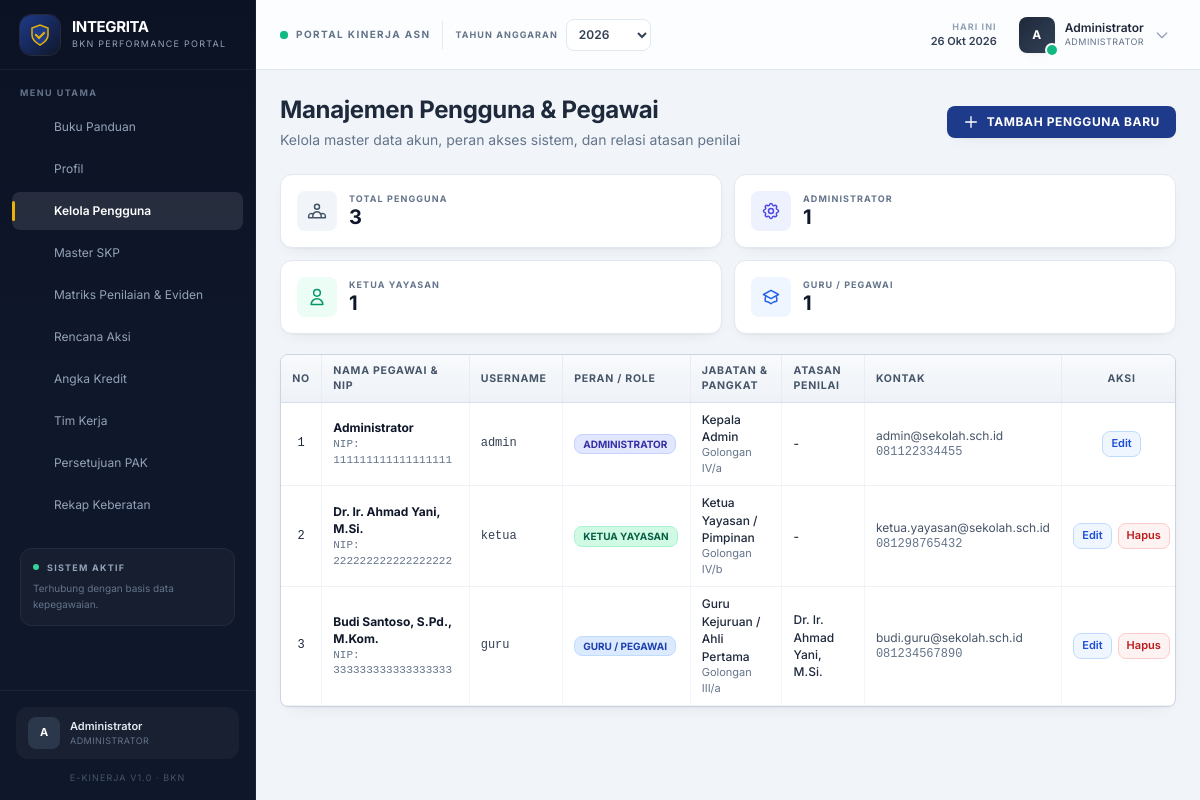
Screenshot of /index.php?page=users_manage&tahun=2026 (signed in) with the database file from the repository.
### tables this page shows
CREATE TABLE IF NOT EXISTS users (
    id INT AUTO_INCREMENT PRIMARY KEY,
    nip VARCHAR(20) NOT NULL UNIQUE,
    username VARCHAR(50) NOT NULL UNIQUE,
    password VARCHAR(255) NOT NULL,
    nama VARCHAR(100) NOT NULL,
    pangkat_golongan VARCHAR(50),
    jabatan VARCHAR(100),
    role ENUM('admin', 'ketua_yayasan', 'guru_pegawai') DEFAULT 'guru_pegawai',
    atasan_id INT NULL,
    email VARCHAR(100) NULL,
    no_hp VARCHAR(30) NULL,
    created_at TIMESTAMP DEFAULT CURRENT_TIMESTAMP,
    FOREIGN KEY (atasan_id) REFERENCES users(id) ON DELETE SET NULL
);

### views/users_manage.php (the view, shortened to what this page needs)
<?php
$stmt = $pdo->query("
    SELECT u.*, a.nama as nama_atasan
    FROM users u
    LEFT JOIN users a ON u.atasan_id = a.id
    ORDER BY u.role ASC, u.nama ASC
");
$all_users = $stmt->fetchAll();
$count_total = count($all_users);
$count_admin = count(array_filter($all_users, static fn($u) => ($u['role'] ?? '') === 'admin'));
$count_ketua = count(array_filter($all_users, static fn($u) => ($u['role'] ?? '') === 'ketua_yayasan'));
$count_guru = count(array_filter($all_users, static fn($u) => ($u['role'] ?? '') === 'guru_pegawai'));
?>
<div class="mb-6 flex flex-col md:flex-row md:items-center md:justify-between gap-4">
    <div>
        <h1 class="text-2xl font-bold text-slate-800">Manajemen Pengguna & Pegawai</h1>
        <p class="text-sm text-slate-500 mt-1">Kelola master data akun, peran akses sistem, dan relasi atasan penilai</p>
    </div>
    <div class="w-full md:w-auto">
        <button onclick="openModalTambahUser()" class="mobile-action bg-[#1e3a8a] text-white hover:bg-blue-800 px-4 py-2 text-xs font-bold uppercase tracking-wider rounded-sm shadow-sm flex items-center gap-2 md:w-auto">
            <svg class="w-4 h-4" fill="none" stroke="currentColor" viewBox="0 0 24 24"><path stroke-linecap="round" stroke-linejoin="round" stroke-width="2" d="M12 4v16m8-8H4"></path></svg>
            Tambah Pengguna Baru
        </button>
    </div>
</div>
<div class="mb-5 grid grid-cols-2 gap-3 xl:grid-cols-4">
    <div class="flex items-center gap-3 rounded-xl border border-slate-200 bg-white p-4 shadow-sm">
        <div class="flex h-10 w-10 flex-shrink-0 items-center justify-center rounded-lg bg-slate-100 text-slate-600">
        </div>
        <div class="min-w-0">
            <div class="text-[9px] font-bold uppercase tracking-[0.12em] text-slate-500">Total Pengguna</div>
            <div class="text-xl font-bold leading-tight text-slate-900"><?= $count_total ?></div>
        </div>
    </div>
    <div class="flex items-center gap-3 rounded-xl border border-slate-200 bg-white p-4 shadow-sm">
        <div class="flex h-10 w-10 flex-shrink-0 items-center justify-center rounded-lg bg-indigo-50 text-indigo-600">
        </div>
        <div class="min-w-0">
            <div class="text-[9px] font-bold uppercase tracking-[0.12em] text-slate-500">Administrator</div>
            <div class="text-xl font-bold leading-tight text-slate-900"><?= $count_admin ?></div>
        </div>
    </div>
    <div class="flex items-center gap-3 rounded-xl border border-slate-200 bg-white p-4 shadow-sm">
        <div class="flex h-10 w-10 flex-shrink-0 items-center justify-center rounded-lg bg-emerald-50 text-emerald-600">
            <svg class="h-5 w-5" fill="none" stroke="currentColor" viewBox="0 0 24 24"><path stroke-linecap="round" stroke-linejoin="round" stroke-width="1.8" d="M16 7a4 4 0 11-8 0 4 4 0 018 0zM12 14a7 7 0 00-7 7h14a7 7 0 00-7-7z"/></svg>
        </div>
        <div class="min-w-0">
            <div class="text-[9px] font-bold uppercase tracking-[0.12em] text-slate-500">Ketua Yayasan</div>
            <div class="text-xl font-bold leading-tight text-slate-900"><?= $count_ketua ?></div>
        </div>
    </div>
    <div class="flex items-center gap-3 rounded-xl border border-slate-200 bg-white p-4 shadow-sm">
        <div class="flex h-10 w-10 flex-shrink-0 items-center justify-center rounded-lg bg-blue-50 text-blue-600">
        </div>
        <div class="min-w-0">
            <div class="text-[9px] font-bold uppercase tracking-[0.12em] text-slate-500">Guru / Pegawai</div>
            <div class="text-xl font-bold leading-tight text-slate-900"><?= $count_guru ?></div>
        </div>
    </div>
</div>
<div class="bg-white border border-slate-300 rounded-sm shadow-sm overflow-hidden mb-8">
    <div class="table-scroll overflow-x-auto">
        <table class="w-full text-left border-collapse table-compact min-w-[900px]">
            <thead>
                <tr class="table-header border-b border-slate-300 bg-slate-100">
                    <th class="w-10 text-center py-2.5">No</th>
                    <th class="w-48 py-2.5">Nama Pegawai & NIP</th>
                    <th class="w-32 py-2.5">Username</th>
                    <th class="w-36 py-2.5">Peran / Role</th>
                    <th class="w-48 py-2.5">Jabatan & Pangkat</th>
                    <th class="w-44 py-2.5">Atasan Penilai</th>
                    <th class="w-40 py-2.5">Kontak</th>
                    <th class="w-28 text-center py-2.5">Aksi</th>
                </tr>
            </thead>
            <tbody class="text-xs text-slate-800 divide-y divide-slate-200">
                <?php if (count($all_users) > 0): ?>
                    <?php foreach ($all_users as $idx => $u):
                        $roleBadge = [
                            'admin' => 'bg-indigo-100 text-indigo-800 border-indigo-200',
                            'ketua_yayasan' => 'bg-emerald-100 text-emerald-800 border-emerald-200',
                            'guru_pegawai' => 'bg-blue-100 text-blue-800 border-blue-200'
                        ][$u['role']] ?? 'bg-slate-100 text-slate-800 border-slate-200';
                        $roleLabel = [
                            'admin' => 'Administrator',
                            'ketua_yayasan' => 'Ketua Yayasan',
                            'guru_pegawai' => 'Guru / Pegawai'
                        ][$u['role']] ?? $u['role'];
                    ?>
                    <tr class="hover:bg-slate-50 transition-colors">
                        <td class="text-center font-mono py-2"><?= $idx + 1 ?></td>
                        <td class="py-2">
                            <div class="font-bold text-slate-900"><?= htmlspecialchars($u['nama']) ?></div>
                            <div class="text-[11px] font-mono text-slate-500">NIP: <?= htmlspecialchars($u['nip']) ?></div>
                        </td>
                        <td class="py-2 font-mono font-medium text-slate-700"><?= htmlspecialchars($u['username']) ?></td>
                        <td class="py-2">
                            <span class="inline-block px-2 py-0.5 text-[10px] font-bold uppercase rounded-sm border <?= $roleBadge ?>">
                                <?= $roleLabel ?>
                            </span>
                        </td>
                        <td class="py-2">
                            <div class="font-medium text-slate-800"><?= htmlspecialchars($u['jabatan'] ?? '-') ?></div>
                            <div class="text-[11px] text-slate-500"><?= htmlspecialchars($u['pangkat_golongan'] ?? '-') ?></div>
                        </td>
                        <td class="py-2">
                            <div class="text-slate-800 font-medium"><?= htmlspecialchars($u['nama_atasan'] ?? '-') ?></div>
                        </td>
                        <td class="py-2 text-[11px] text-slate-600">
                            <div><?= htmlspecialchars($u['email'] ?? '-') ?></div>
                            <div class="font-mono text-slate-500"><?= htmlspecialchars($u['no_hp'] ?? '-') ?></div>
                        </td>
                        <td class="py-2 text-center">
                            <div class="flex items-center justify-center gap-1.5">
                                <button onclick="editUser(<?= $u['id'] ?>)" class="bg-blue-50 text-blue-700 hover:bg-blue-100 border border-blue-200 px-2 py-1 text-[11px] font-semibold rounded-sm">
                                    Edit
                                </button>
                                <?php if ($u['id'] != $_SESSION['user_id']): ?>
                                <button data-nama="<?= htmlspecialchars($u['nama'], ENT_QUOTES, 'UTF-8') ?>" onclick="deleteUser(<?= (int) $u['id'] ?>, this.dataset.nama)" class="bg-red-50 text-red-700 hover:bg-red-100 border border-red-200 px-2 py-1 text-[11px] font-semibold rounded-sm">
                                    Hapus
                                </button>
                                <?php endif; ?>
                            </div>
                        </td>
                    </tr>
                    <?php endforeach; ?>
                <?php else: ?>
                    <tr>
                        <td colspan="8" class="text-center py-6 text-slate-500">Belum ada data pengguna</td>
                    </tr>
                <?php endif; ?>
            </tbody>
        </table>
    </div>
</div>

### rows the page displays
users: nama "Administrator", nip "111111111111111111", username "admin", role "ADMINISTRATOR", jabatan "Kepala Admin", pangkat_golongan "Golongan IV/a", nama_atasan "-", email "admin@sekolah.sch.id", no_hp "081122334455"
users: nama "Dr. Ir. Ahmad Yani, M.Si.", nip "222222222222222222", username "ketua", role "KETUA YAYASAN", jabatan "Ketua Yayasan / Pimpinan", pangkat_golongan "Golongan IV/b", nama_atasan "-", email "ketua.yayasan@sekolah.sch.id", no_hp "081298765432"
users: nama "Budi Santoso, S.Pd., M.Kom.", nip "333333333333333333", username "guru", role "GURU / PEGAWAI", jabatan "Guru Kejuruan / Ahli Pertama", pangkat_golongan "Golongan III/a", atasan.nama "Dr. Ir. Ahmad Yani, M.Si.", email "budi.guru@sekolah.sch.id", no_hp "081234567890"

### other values shown
$item['label'] "Buku Panduan"
$item['label'] "Profil"
$item['label'] "Kelola Pengguna"
$item['label'] "Master SKP"
$item['label'] "Matriks Penilaian & Eviden"
$item['label'] "Rencana Aksi"
$item['label'] "Angka Kredit"
$item['label'] "Tim Kerja"
$item['label'] "Persetujuan PAK"
$item['label'] "Rekap Keberatan"
$initial "A"
$namaUser "Administrator"
$roleLabel "ADMINISTRATOR"
$count_total "3"
$count_admin "1"
